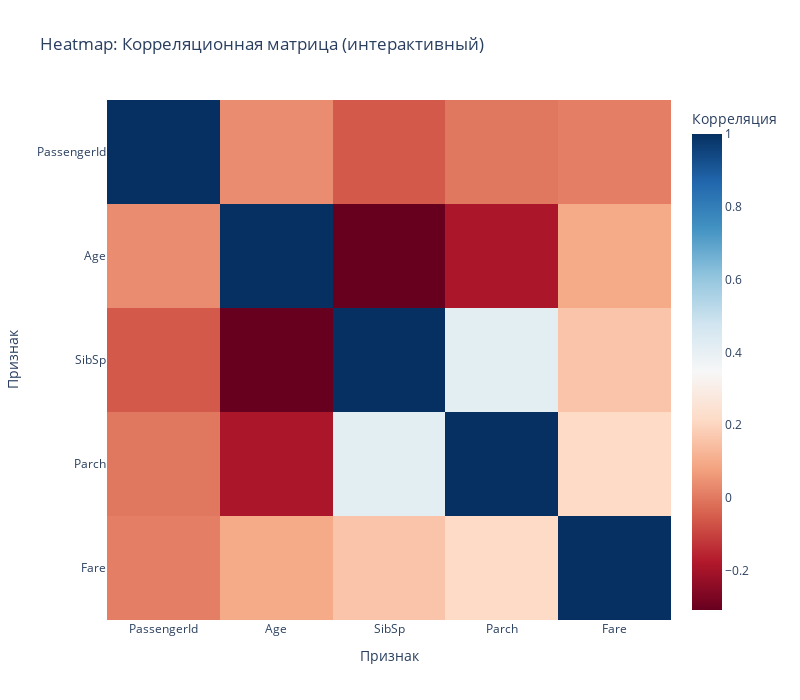

The notebook cell this image was saved under:
### Code cell
numeric_cols = df_combined.select_dtypes(include=[np.number]).columns
correlation_matrix = df_combined[numeric_cols].corr()

fig = px.imshow(
    correlation_matrix,
    labels=dict(x="Признак", y="Признак", color="Корреляция"),
    x=correlation_matrix.columns,
    y=correlation_matrix.columns,
    color_continuous_scale='RdBu',
    title='Heatmap: Корреляционная матрица (интерактивный)',
    aspect="auto"
)
fig.update_layout(width=800, height=700)
fig.show()

### Figure 1 — Plotly figure (JSON) as saved in the notebook; plotly's stock layout.template omitted (floating-point values rounded to 4 significant figures)
{"data": [{"coloraxis": "coloraxis", "hovertemplate": "Признак: %{x}<br>Признак: %{y}<br>Корреляция: %{z}<extra></extra>", "name": "0", "type": "heatmap", "x": ["PassengerId", "Age", "SibSp", "Parch", "Fare"], "xaxis": "x", "y": ["PassengerId", "Age", "SibSp", "Parch", "Fare"], "yaxis": "y", "z": [[1.0, 0.03685, -0.05753, -0.001652, 0.01266], [0.03685, 1.0, -0.3082, -0.1891, 0.09607], [-0.05753, -0.3082, 1.0, 0.4148, 0.1597], [-0.001652, -0.1891, 0.4148, 1.0, 0.2162], [0.01266, 0.09607, 0.1597, 0.2162, 1.0]]}], "layout": {"coloraxis": {"colorbar": {"title": {"text": "Корреляция"}}, "colorscale": [[0, "rgb(103,0,31)"], [0.1, "rgb(178,24,43)"], [0.2, "rgb(214,96,77)"], [0.3, "rgb(244,165,130)"], [0.4, "rgb(253,219,199)"], [0.5, "rgb(247,247,247)"], [0.6, "rgb(209,229,240)"], [0.7, "rgb(146,197,222)"], [0.8, "rgb(67,147,195)"], [0.9, "rgb(33,102,172)"], [1, "rgb(5,48,97)"]]}, "height": 700, "title": {"text": "Heatmap: Корреляционная матрица (интерактивный)"}, "width": 800, "xaxis": {"anchor": "y", "domain": [0, 1], "title": {"text": "Признак"}}, "yaxis": {"anchor": "x", "autorange": "reversed", "domain": [0, 1], "title": {"text": "Признак"}}}}
